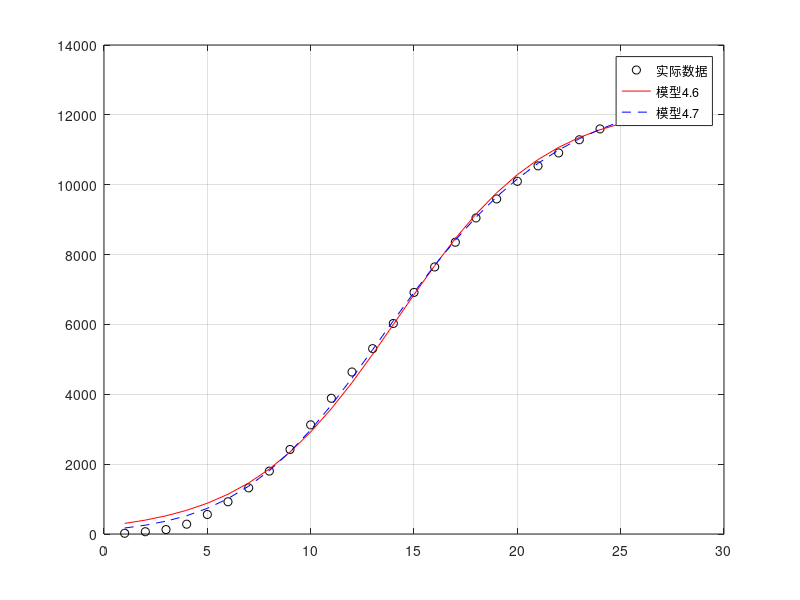

Here is the MATLAB script that generated this plot:
t = 1:27;
y = [21 65 127 281 558 923 1321 1801 2420 ...
     3125 3886 4638 5306 6028 6916 7646 8353 9049 ...
     9593 10098 10540 10910 11287 11598 11865 12086 12251];

% 1. 模型拟合（加分号隐去中间提示）
f1 = @(a, t) a(1) ./ (1 + a(2) * exp(-a(3) * t));
A1 = lsqcurvefit(f1, [13000, 50, 0.2], t, y);

f2 = @(a, t) a(1) ./ (1 + a(2) * exp(-a(3) * t - a(4) * t.^2));
A2 = lsqcurvefit(f2, [13000, 50, 0.2, 0.001], t, y);

% 2. 计算疫情结束时间
end1 = log(99 * A1(2)) / A1(3);
end2 = (-A2(3) + sqrt(A2(3)^2 + 4 * A2(4) * log(99 * A2(2)))) / (2 * A2(4));

% 3. 【直击题目问题】格式化输出最终答案
fprintf('  模型4.6函数：x(t) = %.1f / (1 + %.2f * exp(-%.4f * t))\n', A1(1), A1(2), A1(3));
fprintf('  模型4.7函数：x(t) = %.1f / (1 + %.2f * exp(-%.4f*t - %.4f*t^2))\n\n', A2(1), A2(2), A2(3), A2(4));

fprintf('  模型4.6预测：在1月20日后第 %.1f 天结束\n', end1);
fprintf('  模型4.7预测：在1月20日后第 %.1f 天结束\n', end2);
fprintf('===========================================================\n');

% 4. 【问题三要求】将散点和函数画在一张图上观察预测效果
plot(t, y, 'ko', t, f1(A1, t), 'r-', t, f2(A2, t), 'b--');
legend('实际数据', '模型4.6', '模型4.7'); grid on;
